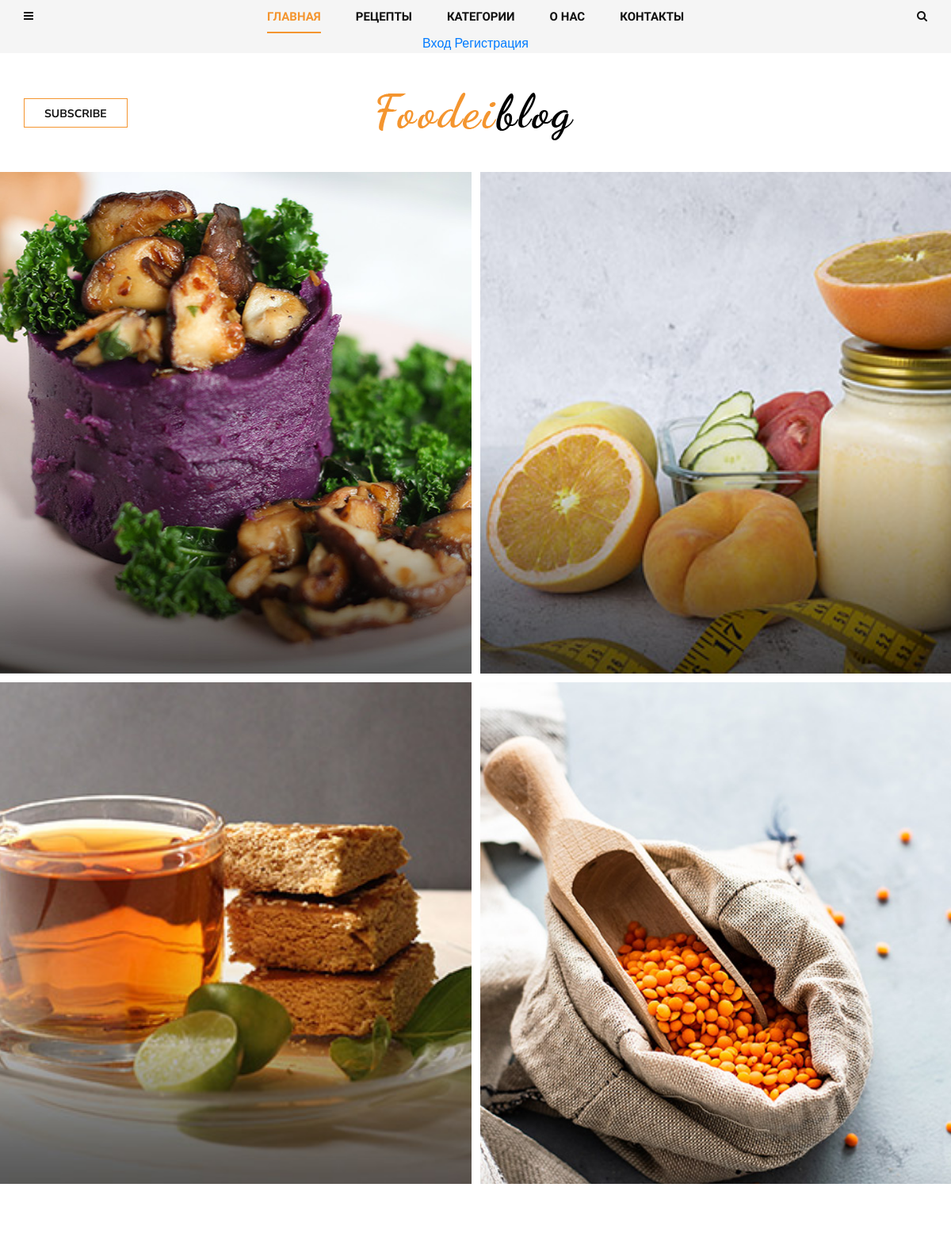
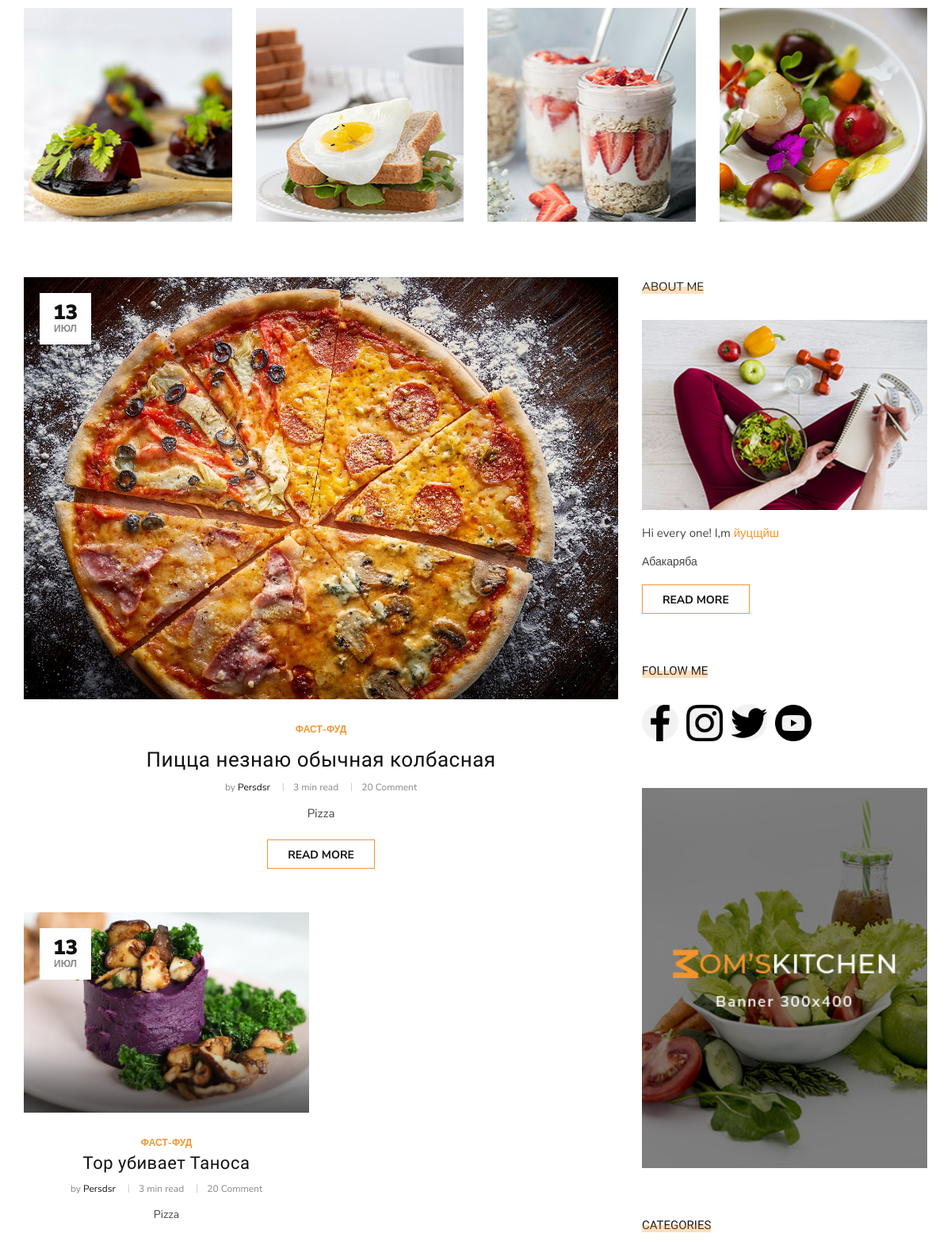
The page / (upper part) on the database its author committed (2 pictures, top to bottom).
### gallery/models.py (models this page shows, shortened)
class Photo(models.Model):
    name = models.CharField(max_length=250)
    image = models.ImageField(upload_to='gallery')
    captions = models.TextField(blank=True)
    create_date = models.DateTimeField(auto_now_add=True)
    slug = models.SlugField(max_length=255)
    class Meta:
        ordering = ['name']

### blog/models.py (models this page shows, shortened)
class Post(models.Model):
    author = models.ForeignKey(User, related_name='posts', on_delete=models.CASCADE)
    title = models.CharField(max_length=200)
    image = models.ImageField(upload_to='articles/')
    text = models.TextField()
    category = models.ForeignKey(
        Category,
        related_name='post',
        on_delete=models.SET_NULL,
        null=True
    )
    tags = models.ManyToManyField(Tag, related_name='post')
    create_at = models.DateTimeField(auto_now_add=True)
    slug = models.SlugField(max_length=200, null=True, unique=True)
    def get_absolute_url(self):
        return reverse('post_single', kwargs={'slug': self.category.slug, 'post_slug': self.slug})

class Category(MPTTModel):
    name = models.CharField(max_length=100)
    slug = models.SlugField(max_length=100, unique=True)
    parent = TreeForeignKey(
        'self',
        related_name='children',
        on_delete=models.SET_NULL,
        null=True,
        blank=True
    )
    def __str__(self):
        return self.name
    class MPTTMeta:
        order_insertion_by = ['name']

### contact/models.py (models this page shows, shortened)
class About(models.Model):
    name = models.CharField(max_length=50, default='')
    text = RichTextField()
    mini_text = RichTextField()
    def get_first_image(self):
        item = self.about_images.first()
        return item.image.url

class ImageAbout(models.Model):
    image = models.ImageField(upload_to='about/')
    page = models.ForeignKey(About, on_delete=models.CASCADE, related_name='about_images')
    alt = models.CharField(max_length=100)

class Social(models.Model):
    icon = models.FileField(upload_to='icons/')
    name = models.CharField(max_length=200)
    link = models.URLField()

### blog/views.py (the view)
# urls.py: path('', views.HomeView.as_view(), name='home'),
class HomeView(ListView):
    model = Post
    paginate_by = 9
    template_name = 'blog/home.html'

### blog/templatetags/menu_tags.py (called while the page is built)
def get_all_categories():
    return Category.objects.all()

@register.simple_tag()
def get_list_categories():
    return get_all_categories()

@register.inclusion_tag('blog/include/tags/top_menu.html')
def get_categories():
    category = get_list_categories()
    return {'list_category': category}

@register.inclusion_tag('blog/include/tags/recipe_tag.html')
def get_last_posts():
    posts = Post.objects.select_related('category').order_by('-id')[:5]
    return {'list_last_post': posts}

### contact/templatetags/social_tags.py (called while the page is built)
@register.simple_tag()
def get_social_links():
    return Social.objects.all()

@register.simple_tag()
def get_about():
    return About.objects.last()

### gallery/templatetags/gallery_tags.py (called while the page is built)
@register.inclusion_tag('blog/include/tags/gallery_tag.html')
def get_gallery():
    photos = Photo.objects.order_by()[:5]
    return {'photos': photos}

### templates/blog/home.html (shortened to what this page needs)
{% extends 'base.html' %}
{% load gallery_tags %}
{% block content %}
    {% get_gallery %}
    <section class="categories spad">
        <div class="container">
            <div class="row">
                <div class="col-lg-3 col-md-6 col-sm-6">
                    <div class="categories__item set-bg" data-setbg="img/categories/cat-1.jpg">
                    </div>
                </div>
                <div class="col-lg-3 col-md-6 col-sm-6">
                    <div class="categories__item set-bg" data-setbg="img/categories/cat-2.jpg">
                    </div>
                </div>
                <div class="col-lg-3 col-md-6 col-sm-6">
                    <div class="categories__item set-bg" data-setbg="img/categories/cat-3.jpg">
                    </div>
                </div>
                <div class="col-lg-3 col-md-6 col-sm-6">
                    <div class="categories__item set-bg" data-setbg="img/categories/cat-4.jpg">
                    </div>
                </div>
            </div>
        </div>
    <div class="categories__post">
      <div class="container">
        <div class="row">
          <div class="col-lg-8 col-md-8">
            {% for post in post_list %}
                {% if forloop.first %}
                  <div class="categories__post__item categories__post__item--large">
                    <div class="categories__post__item__pic set-bg"
                         data-setbg="{{ post.image.url }}">
                      <div class="post__meta">
                        <h4>{{ post.create_at|date:"d" }}</h4>
                        <span>{{ post.create_at|date:"M" }}</span>
                      </div>
                    </div>
                    <div class="categories__post__item__text">
                      <ul class="post__label--large">
                        <li>{{ post.category }}</li>
                      </ul>
                      <h3><a href="{{ post.get_absolute_url }}">{{ post.title }}</a></h3>
                      <ul class="post__widget">
                        <li>by <span>{{ post.author }}</span></li>
                        <li>3 min read</li>
                        <li>20 Comment</li>
                      </ul>
                      <p>{{ post.text|slice:":250" }}</p>
                      <a href="{{ post.get_absolute_url }}" class="primary-btn">Read more</a>
                    </div>
                  </div>
                  <div class="row">
                {% endif %}
            {% endfor %}
                <div class="col-lg-6 col-md-6 col-sm-6">
                  {% for post in post_list %}
                      {% if forloop.counter <= 5 and forloop.counter > 1 %}
                        <div class="categories__post__item">
                          <div class="categories__post__item__pic small__item set-bg"
                               data-setbg="{{ post.image.url }}">
                            <div class="post__meta">
                              <h4>{{ post.create_at|date:"d" }}</h4>
                              <span>{{ post.create_at|date:"M" }}</span>
                            </div>
                          </div>
                          <div class="categories__post__item__text">
                            <span class="post__label">{{ post.category }}</span>
                            <h3><a href="{{ post.get_absolute_url }}">{{ post.title }}</a></h3>
                            <ul class="post__widget">
                              <li>by <span>{{ post.author }}</span></li>
                              <li>3 min read</li>
                              <li>20 Comment</li>
                            </ul>
                            <p>{{ post.text|slice:":250" }}</p>
                          </div>
                        </div>
                      {% endif %}
                  {% endfor %}
                </div>
                <div class="col-lg-6 col-md-6 col-sm-6">
                </div>
              </div>
          </div>
            {% include 'blog/include/sidebar.html' %}
      </div>
    </div>
  </section>
{% endblock content %}

### templates/blog/include/tags/gallery_tag.html
<section class="hero">
        <div class="hero__slider owl-carousel">
            <div class="hero__item">
                <div class="container-fluid">
                    <div class="row">
                        {% for photo in photos %}
                        <div class="col-lg-6 p-0">
                            <div class="hero__inside__item hero__inside__item--wide set-bg"
                                data-setbg="{{ photo.image.url }}">
                            </div>
                        </div>
                        {% endfor %}
                    </div>
                </div>
            </div>
        </div>
    </section>

### templates/blog/include/sidebar.html (shortened to what this page needs)
{% load social_tags %}
<div class="col-lg-4 col-md-4">
    <div class="sidebar__item">
        <div class="sidebar__about__item">
            <div class="sidebar__item__title">
                <h6>About me</h6>
            </div>
            {% get_about as about %}
            <img src="{{ about.get_first_image }}" alt="">
            <h6>Hi every one! I,m <span>{{ about.name }}</span></h6>
            <p>{{ about.mini_text|safe }}</p>
            <a href="{% url 'about' %}" class="primary-btn">Read more</a>
        </div>
        <div class="sidebar__follow__item">
            <div class="sidebar__item__title">
                <h6>Follow me</h6>
            </div>
            <div class="sidebar__item__follow__links">
                {% get_social_links as social_links %}
                {% for item in social_links %}
                    <a href="{{ item.link }}"><img src="{{ item.icon.url }}"></a>
                {% endfor %}
            </div>
        </div>
        <div class="sidebar__item__banner">
            <img src="/static/img/sidebar/banner.jpg" alt="">
        </div>
        <div class="sidebar__item__categories">
            <div class="sidebar__item__title">
                <h6>Categories</h6>
            </div>
        </div>
    </div>
</div>

### rows shown on the page
Photo: shows a picture
Photo: shows a picture
Photo: shows a picture
Photo: shows a picture
Post: create_at "13", create_at "ИЮЛ", category "ФАСТ-ФУД", title "Пицца незнаю обычная колбасная", author "Persdsr", text "Pizza"
Post: create_at "13", create_at "ИЮЛ", category "ФАСТ-ФУД", title "Тор убивает Таноса", author "Persdsr", text "Pizza"
About: get_first_image (picture), name "йуцщйш", mini_text "Абакаряба"
Social: icon (picture)
Social: icon (picture)
Social: icon (picture)
Social: icon (picture)
